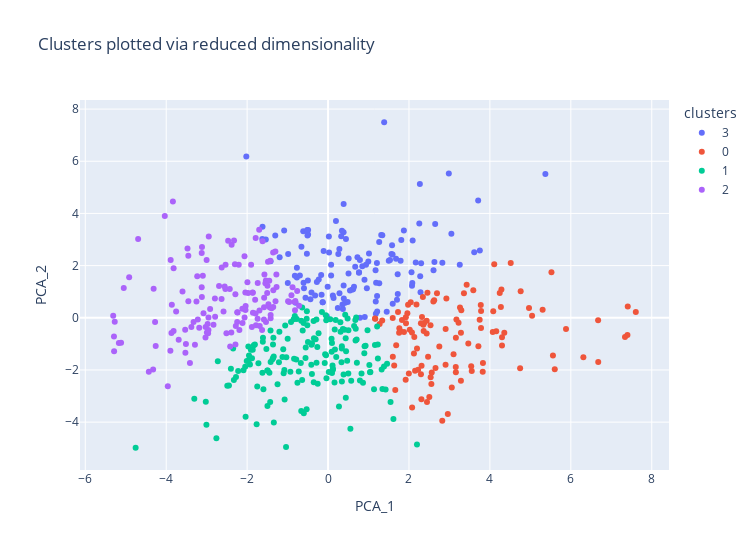

The code cell stored with this chart in its notebook:
### Code cell
plot_clusters(kmeans_results, 'PCA_1', 'PCA_2')
